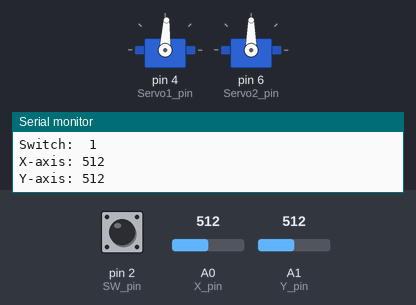
Recording of a sketch running on a simulated Arduino Uno, built with avr-gcc and run on an emulated ATmega328P. Parts: 2 × servo, the last lines printed to the serial monitor. The inputs (shaded band) are chosen by the test bench; at power-on: A0 (X_pin) = 512, pin 2 (SW_pin) HIGH, A1 (Y_pin) = 512.

Above: at 1.7 s.
1.8 s: A0 (X_pin) set to 716
At 3.2 s:
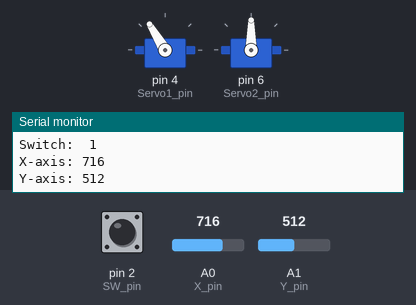
3.5 s: A0 (X_pin) set to 900
At 4.7 s:
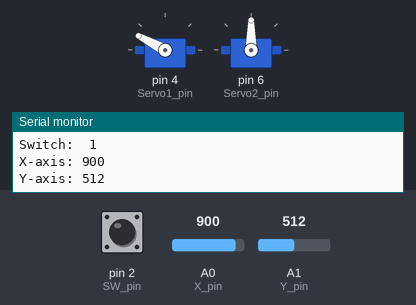
5.0 s: A0 (X_pin) set to 1023
At 6.0 s:
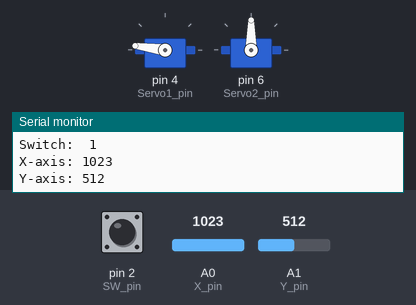
6.5 s: A0 (X_pin) set to 306
At 7.3 s:
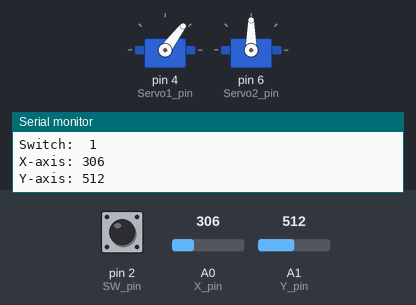
8.0 s: A0 (X_pin) set to 122
At 8.6 s:
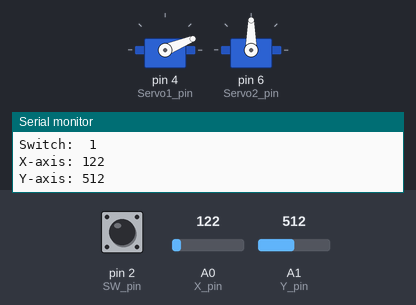
9.5 s: A0 (X_pin) set to 511
At 9.8 s:
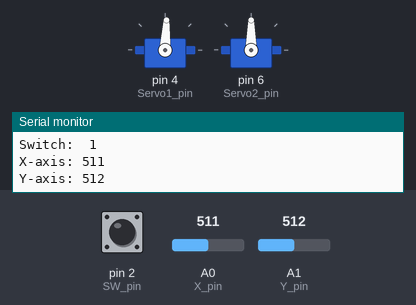
Timing chart, 0 to 12.0 s (numbered marks = the images above; inputs shaded):
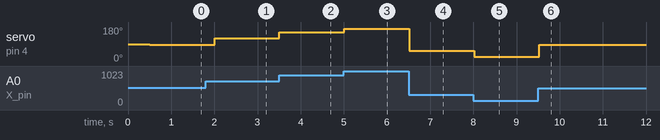

Measured:
- after the input at 1.8 s, servo on pin 4 (Servo1_pin): 87° → 121° after 0.20 s
- after the input at 3.5 s, servo on pin 4 (Servo1_pin): 121° → 152° at once
- after the input at 5.0 s, servo on pin 4 (Servo1_pin): 152° → 172° at once
- after the input at 6.5 s, servo on pin 4 (Servo1_pin): 172° → 53° at once
- after the input at 8.0 s, servo on pin 4 (Servo1_pin): 53° → 22° at once
- after the input at 9.5 s, servo on pin 4 (Servo1_pin): 22° → 87° at once

The sketch:

Analog_Joystick_w_servos.ino
```cpp
#include <Servo.h>

  // Pin Set-up
const int SW_pin = 2; // digital pin connected to switch output - pressing joystick down
const int X_pin = 0; // analog pin connected to X output
const int Y_pin = 1; // analog pin connected to Y output
const int Servo1_pin = 4; //pwm pin connected to servo1
const int Servo2_pin = 6; //pwm pin connected to servo2

Servo Servo1;
Servo Servo2;


void setup() {
    //Servo Set-up
  Servo1.attach(Servo1_pin);
  Servo2.attach(Servo2_pin);

    //Sets up switch using internal pull up resistor
  pinMode(SW_pin, INPUT);
  digitalWrite(SW_pin, HIGH);

    //Set up serial monitor at 9600 baud rate
  Serial.begin(9600);

  delay(500);

}

void loop() {
    //Moves servo to scaled value of joystick's x position
    //jostick position 0 = servo 2 degrees (minimum)
    //joystick position 512 = servo 87 degrees (middle)
    //joystick position 1024 = servo 173 degrees (maximum)
  Servo1.write( analogRead(X_pin) / 6 + 2);

    //Serial displays servo position in degrees
  Serial.print("Servo: "); Serial.print(analogRead(X_pin) / 6 + 2); Serial.print("\n");

    //Serial displays whether joystick is pressed    0=not pressed    1=pressed
  Serial.print("Switch:  "); Serial.print(digitalRead(SW_pin)); Serial.print("\n");

    //Serial displays joystick x position
  Serial.print("X-axis: "); Serial.print(analogRead(X_pin)); Serial.print("\n");

    //Serial displays joystick y position
  Serial.print("Y-axis: "); Serial.println(analogRead(Y_pin)); Serial.print("\n\n");

  delay(500);

}
```
